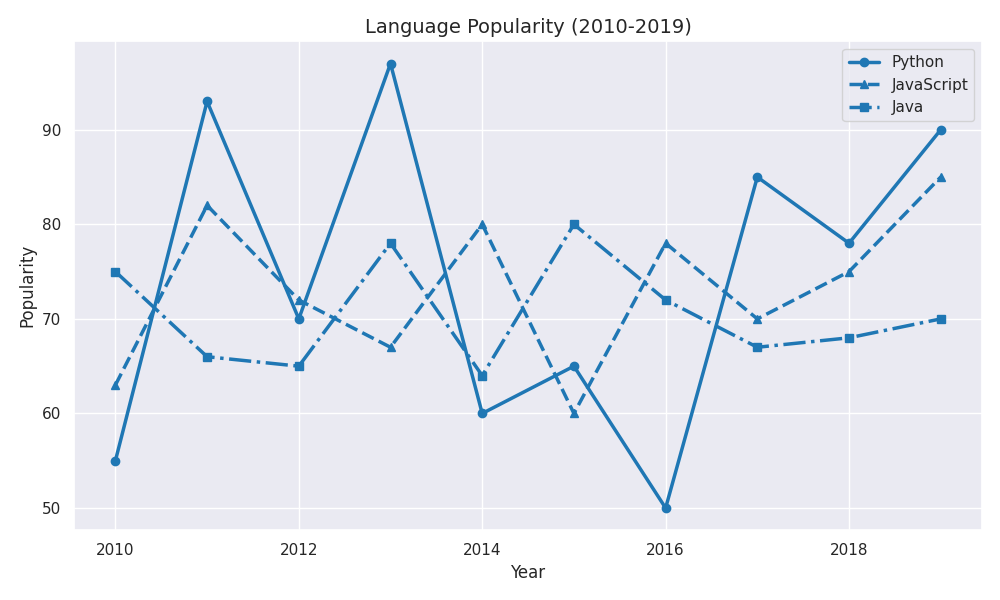

Reproduce this figure in Python.
import matplotlib.pyplot as plt
import numpy as np

years = np.arange(2010, 2020)

python_popularity = np.array([55, 93, 70, 97, 60, 65, 50, 85, 78, 90])
javascript_popularity = np.array([63, 82, 72, 67, 80, 60, 78, 70, 75, 85])
java_popularity = np.array([75, 66, 65, 78, 64, 80, 72, 67, 68, 70])

fig, ax = plt.subplots(figsize=(10, 6))

common_color = 'tab:blue'

ax.plot(years, python_popularity, label='Python', color=common_color, marker='o', linewidth=2.5, linestyle='-')
ax.plot(years, javascript_popularity, label='JavaScript', color=common_color, marker='^', linewidth=2.5, linestyle='--')
ax.plot(years, java_popularity, label='Java', color=common_color, marker='s', linewidth=2.5, linestyle='-.')

ax.set_xlabel('Year', fontsize=12)
ax.set_ylabel('Popularity', fontsize=12)
ax.set_title('Language Popularity (2010-2019)', fontsize=14)

ax.legend()
plt.tight_layout()
plt.show()
